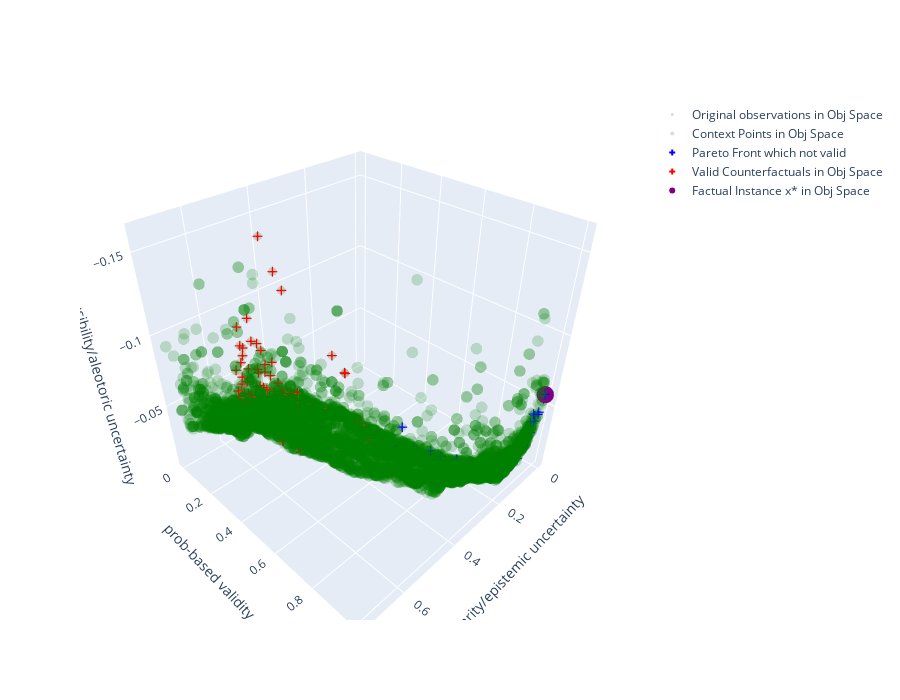

The code cell stored with this chart in its notebook:
### Code cell
import importlib
import utils
importlib.reload(utils)
from utils import plot_cf_3d

plot_cf_3d(results=results, x_factual=x_factual, context=dg.sample(10000, seed=789)[0])
